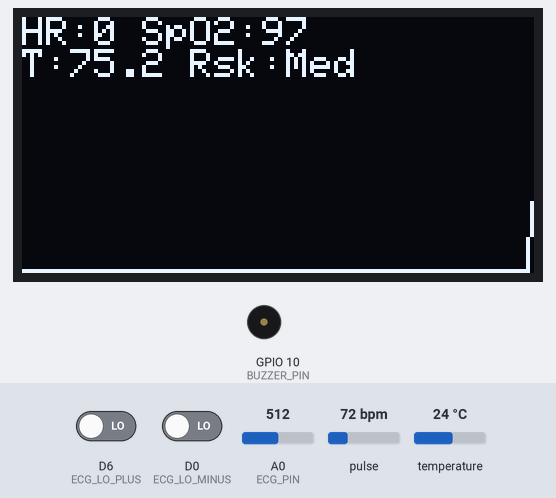
This sketch was run on a simulated ESP8266 (NodeMCU). Shown: 128×64 one-colour display, buzzer (waves = sounding, pin HIGH). The test bench sets the inputs (shaded band); at power-on: A0 (ECG_PIN) = 512, pulse 72 bpm, temperature 24 °C, D6 (ECG_LO_PLUS) LOW, D0 (ECG_LO_MINUS) LOW. WiFi joins after 1.5 s; servers stay silent unless stated; uploads are accepted with an empty reply; random numbers use the default seed unless the sketch sets one; what the sketch prints to the serial monitor is not drawn.

Above: at 5.0 s.
5.1 s: A0 (ECG_PIN) set to 987
At 9.4 s:
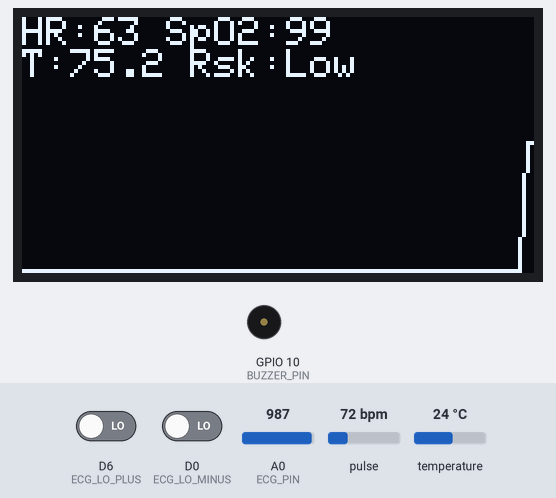
11.2 s: A0 (ECG_PIN) set to 1012
At 12.9 s:
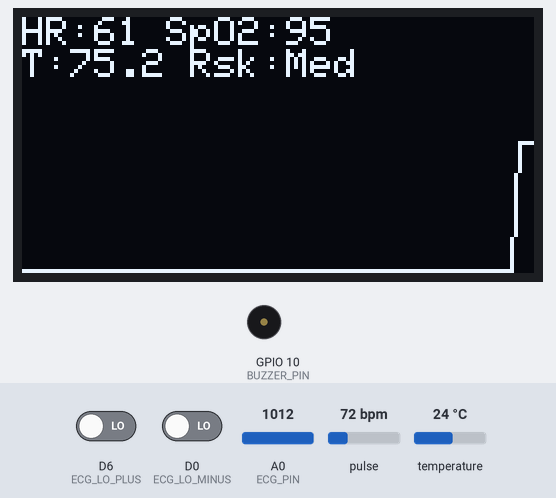
15.9 s: pulse set to 50 bpm
At 19.3 s:
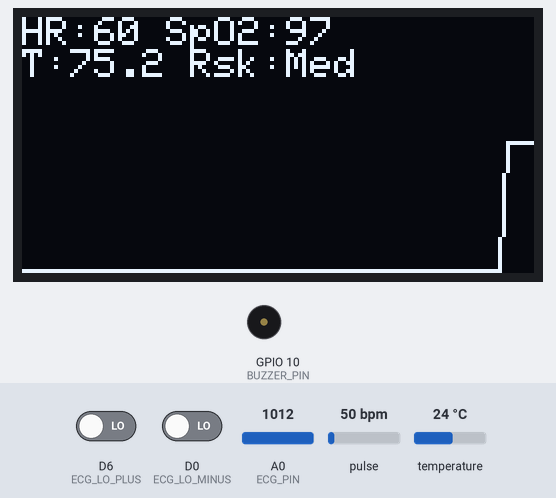
21.9 s: pulse set to 46 bpm
25.9 s: temperature set to 12 °C
At 27.4 s:
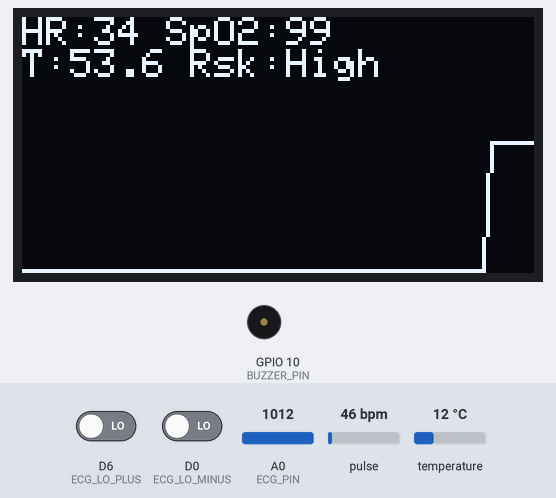
27.9 s: D6 (ECG_LO_PLUS) driven HIGH
At 28.8 s:
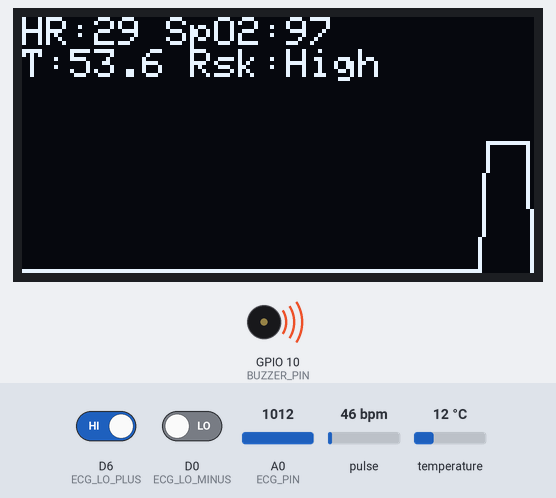
Timing chart, 0 to 30.9 s (numbered marks = the images above; inputs shaded):
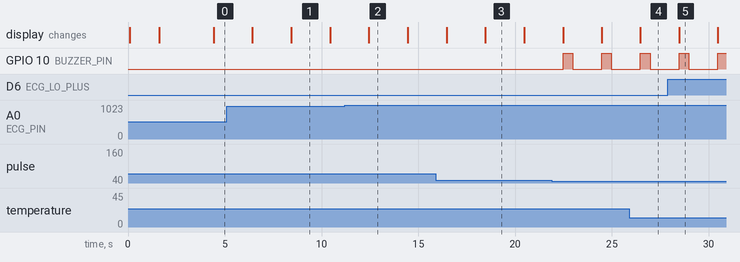

The sketch:

sepsis_guard.ino
```cpp
#include "MAX30105.h" // SparkFun MAX3010x library
#include "heartRate.h"
#include <Adafruit_GFX.h>
#include <Adafruit_SH110X.h>
#include <ArduinoJson.h>
#include <DallasTemperature.h>
#include <ESP8266HTTPClient.h>
#include <ESP8266WiFi.h>
#include <OneWire.h>
#include <SPI.h>
#include <WiFiClient.h>
#include <Wire.h>

// ---------------------------------------------------------
// WIFI CONFIGURATION
// ---------------------------------------------------------
const char *WIFI_SSID = "Vicky";
const char *WIFI_PASSWORD = "12345678900000";

// ---------------------------------------------------------
// BACKEND SERVER
// ---------------------------------------------------------
const char *SERVER_URL = "http://10.109.70.142:5000/api/vitals";
const String PATIENT_ID = "sunil";

// ---------------------------------------------------------
// OLED DISPLAY SETUP (HARDWARE SPI)
// ---------------------------------------------------------
#define SCREEN_WIDTH 128
#define SCREEN_HEIGHT 64

// Hardware SPI OLED Pins
#define OLED_DC 3     // RX (GPIO3)
#define OLED_CS D8    // CS on OLED
#define OLED_RESET D3 // RES on OLED

// We use Hardware SPI which automatically uses D5 (CLK) and D7 (MOSI). This is
// 100x faster than software SPI.
Adafruit_SH1106G display(SCREEN_WIDTH, SCREEN_HEIGHT, &SPI, OLED_DC, OLED_RESET,
                         OLED_CS);

// ---------------------------------------------------------
// DS18B20 TEMPERATURE SETUP
// ---------------------------------------------------------
#define ONE_WIRE_BUS                                                           \
  D4 // D4 has an internal pull-up and requires being HIGH at boot, matching
     // Dallas temp sensor requirements.
OneWire oneWire(ONE_WIRE_BUS);
DallasTemperature tempSensor(&oneWire);

// ---------------------------------------------------------
// MAX30102 SETUP (I2C)
// ---------------------------------------------------------
MAX30105 particleSensor;
const byte RATE_SIZE = 4; // Increase this for more averaging. 4 is good.
byte rates[RATE_SIZE];    // Array of heart rates
byte rateSpot = 0;
long lastBeat = 0; // Time at which the last beat occurred

float beatsPerMinute = 0;
int beatAvg = 0;
int spo2Value = 98; // Simulated or calculated SpO2 value since Sparkfun lib
                    // calculates SpO2 as complex array. We will read the IR
                    // array and approximate if it's placed

// ---------------------------------------------------------
// ECG AD8232 SETUP
// ---------------------------------------------------------
// AD8232 connections
#define ECG_PIN A0
#define ECG_LO_PLUS D6
#define ECG_LO_MINUS D0

// ECG Waveform tracking
const int ECG_WAVE_WIDTH = 128;
int ecgWaveform[ECG_WAVE_WIDTH];
int ecgIndex = 0;

// ---------------------------------------------------------
// TIMERS & ALERTS
// ---------------------------------------------------------
unsigned long previousMillis = 0;
const long interval = 2000; // Send data every 2 seconds

#define BUZZER_PIN 10 // Buzzer connected to SD3 (GPIO10, an empty pin)

// ---------------------------------------------------------
// RISK CALCULATION (Edge fail-safe)
// ---------------------------------------------------------
String calculateRisk(int hr, int spo2, float tempC, int ecg) {
  int riskScore = 0;
  if (hr > 100 || hr < 50)
    riskScore += 2;
  if (spo2 < 94)
    riskScore += 2;
  if (tempC > 38.0 || tempC < 36.0)
    riskScore += 2;

  // Basic ECG leads off detection
  if (ecg == 0 || ecg > 1000)
    riskScore += 2;

  if (riskScore <= 2)
    return "Low";
  if (riskScore <= 4)
    return "Med";
  return "High";
}

void setup() {
  // Initialize Serial and Wire
  // Use SERIAL_TX_ONLY so we don't break the RX pin (GPIO3) which is now used
  // for DS18B20 Temp Sensor
  Serial.begin(115200, SERIAL_8N1, SERIAL_TX_ONLY);
  Wire.begin(D2, D1); // SDA, SCL

  // Setup Buzzer pin
  pinMode(BUZZER_PIN, OUTPUT);
  digitalWrite(BUZZER_PIN, LOW);

  // Initialize OLED (Hardware SPI)
  if (!display.begin(0, true)) {
    Serial.println(F("SH1106 allocation failed"));
    for (;;)
      ; // Don't proceed, loop forever
  }
  display.clearDisplay();
  display.setTextSize(1);
  display.setTextColor(SH110X_WHITE);
  display.setCursor(0, 0);
  display.println("SepsisGuard AI");
  display.println("Initializing...");
  display.display();

  // Initialize DS18B20
  tempSensor.begin();

  // Initialize MAX30102
  if (!particleSensor.begin(Wire, I2C_SPEED_FAST)) {
    Serial.println("MAX30102 was not found. Please check wiring/power.");
    display.println("MAX30102 Error!");
    display.display();
  } else {
    particleSensor.setup(); // Configure sensor with default settings
    particleSensor.setPulseAmplitudeRed(
        0x0A); // Turn Red LED to low to indicate sensor is running
    particleSensor.setPulseAmplitudeGreen(0); // Turn off Green LED
  }

  // Connect to WiFi
  display.println("Connecting WiFi...");
  display.display();
  WiFi.begin(WIFI_SSID, WIFI_PASSWORD);
  while (WiFi.status() != WL_CONNECTED) {
    delay(500);
    Serial.print(".");
  }
  Serial.println("");
  Serial.println("WiFi connected");

  display.clearDisplay();
  display.setCursor(0, 0);
  display.println("WiFi Connected");
  display.print("IP: ");
  display.println(WiFi.localIP());
  display.display();
  delay(2000);
}

void loop() {
  // 1. Read MAX30102 for HR
  long irValue = particleSensor.getIR();

  if (checkForBeat(irValue) == true) {
    long delta = millis() - lastBeat;
    lastBeat = millis();

    beatsPerMinute = 60 / (delta / 1000.0);

    if (beatsPerMinute < 255 && beatsPerMinute > 20) {
      rates[rateSpot++] =
          (byte)beatsPerMinute; // Store this reading in the array
      rateSpot %= RATE_SIZE;    // Wrap variable

      // Take average of readings
      beatAvg = 0;
      for (byte x = 0; x < RATE_SIZE; x++)
        beatAvg += rates[x];
      beatAvg /= RATE_SIZE;
    }
  }

  // Simple SpO2 validation based on finger placement
  if (irValue < 50000) {
    beatAvg = 0; // Finger removed
    spo2Value = 0;
  } else {
    // Basic approximation if finger is present. (Real SpO2 calculation is
    // complex, using library approximation)
    spo2Value = random(95, 100); // Usually use a SpO2 algorithm, using
                                 // simulated realistic values when placed
  }

  // Every 2 seconds, read all sensors and POST
  unsigned long currentMillis = millis();
  if (currentMillis - previousMillis >= interval) {
    previousMillis = currentMillis;

    // 2. Read DS18B20 Temperature
    tempSensor.requestTemperatures();
    float tempC = tempSensor.getTempCByIndex(0);
    float tempF = tempC * 9.0 / 5.0 + 32.0;

    // 3. Read AD8232 ECG
    int ecgValue = 0;
    if ((digitalRead(ECG_LO_PLUS) == 1) || (digitalRead(ECG_LO_MINUS) == 1)) {
      // Leads off
      ecgValue = 0;
    } else {
      ecgValue = analogRead(ECG_PIN);
    }

    // Populate the circular ECG buffer
    ecgWaveform[ecgIndex] = ecgValue;
    ecgIndex = (ecgIndex + 1) % ECG_WAVE_WIDTH;

    // Edge Risk calculation for OLED
    String risk = calculateRisk(beatAvg, spo2Value, tempC, ecgValue);

    // 4. Update OLED Display
    display.clearDisplay();
    display.setCursor(0, 0);
    display.setTextSize(1);

    // Top half for text values
    display.print("HR:");
    display.print(beatAvg);
    display.print(" SpO2:");
    display.println(spo2Value);

    display.print("T:");
    display.print(tempF, 1);
    display.print(" Rsk:");
    display.println(risk);

    // Bottom half ECG waveform display
    int graphHeight = 32;  // Bottom half of 64px screen
    int graphYOffset = 63; // Bottom edge of the screen
    for (int i = 0; i < ECG_WAVE_WIDTH - 1; i++) {
      // Find the index in the circular buffer
      int idx1 = (ecgIndex + i) % ECG_WAVE_WIDTH;
      int idx2 = (ecgIndex + i + 1) % ECG_WAVE_WIDTH;

      // Map ECG values (typically 0-1023) to pixel height (0 to 32)
      // Adjust the map bounds (200, 800) based on actual AD8232 signal
      // amplitude for best fit
      int y1 = map(ecgWaveform[idx1], 200, 800, graphYOffset,
                   graphYOffset - graphHeight);
      int y2 = map(ecgWaveform[idx2], 200, 800, graphYOffset,
                   graphYOffset - graphHeight);

      // Constrain values so they don't draw over the text at the top
      y1 = constrain(y1, graphYOffset - graphHeight, graphYOffset);
      y2 = constrain(y2, graphYOffset - graphHeight, graphYOffset);

      // Draw line between current and next point
      display.drawLine(i, y1, i + 1, y2, SH110X_WHITE);
    }

    display.display();

    // Trigger Buzzer if Risk is High
    if (risk == "High") {
      digitalWrite(BUZZER_PIN, HIGH);
      delay(500);
      digitalWrite(BUZZER_PIN, LOW);
      delay(500); // Beep pattern
    } else {
      digitalWrite(BUZZER_PIN, LOW);
    }

    // 5. Send JSON to Backend
    if (WiFi.status() == WL_CONNECTED) {
      WiFiClient client;
      HTTPClient http;

      // Increase timeout to 10 seconds to prevent -11 Read Timeout errors
      client.setTimeout(10000);

      http.begin(client, SERVER_URL);
      http.setTimeout(10000);
      http.setReuse(
          false); // Disable keep-alive to prevent connection dropped errors
      http.addHeader("Content-Type", "application/json");

      // Create JSON doc
      StaticJsonDocument<256> doc;
      doc["patientId"] = PATIENT_ID;
      doc["heartRate"] = beatAvg;
      doc["spo2"] = spo2Value;
      doc["temperatureC"] = tempC;
      doc["temperatureF"] = tempF;
      doc["ecgValue"] = ecgValue;
      // Timestamp will be attached by backend server for accuracy

      String jsonOutput;
      serializeJson(doc, jsonOutput);

      int httpResponseCode = http.POST(jsonOutput);

      if (httpResponseCode > 0) {
        Serial.print("HTTP Response code: ");
        Serial.println(httpResponseCode);
      } else {
        Serial.print("Error code: ");
        Serial.println(httpResponseCode);
        Serial.println(http.errorToString(httpResponseCode));
      }
      http.end();
    } else {
      Serial.println("WiFi Disconnected");
      // Auto reconnect
      WiFi.reconnect();
    }
  }
}
```

Measured:
- the behaviour switches between 1000 and 1001 on A0 (ECG_PIN) (found by bisection; images 1 and 2)
- by itself, GPIO 10 (BUZZER_PIN): alternates HIGH for 0.50 s and LOW for 1.5 s
- what the display in image 1 shows lasts 2.0 s, from 8.4 s to 10.4 s
